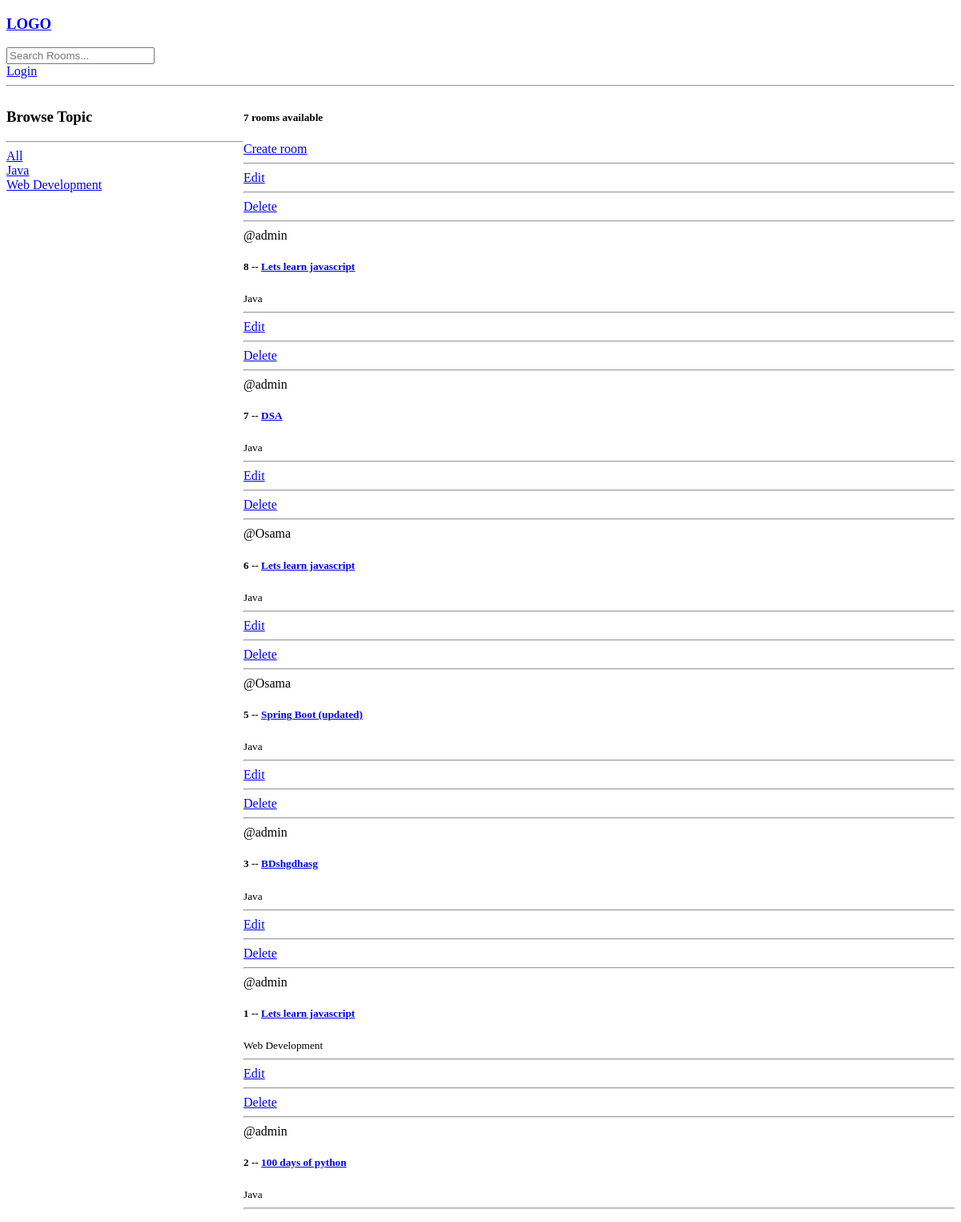
The page /?q=Java on the database as committed earlier.
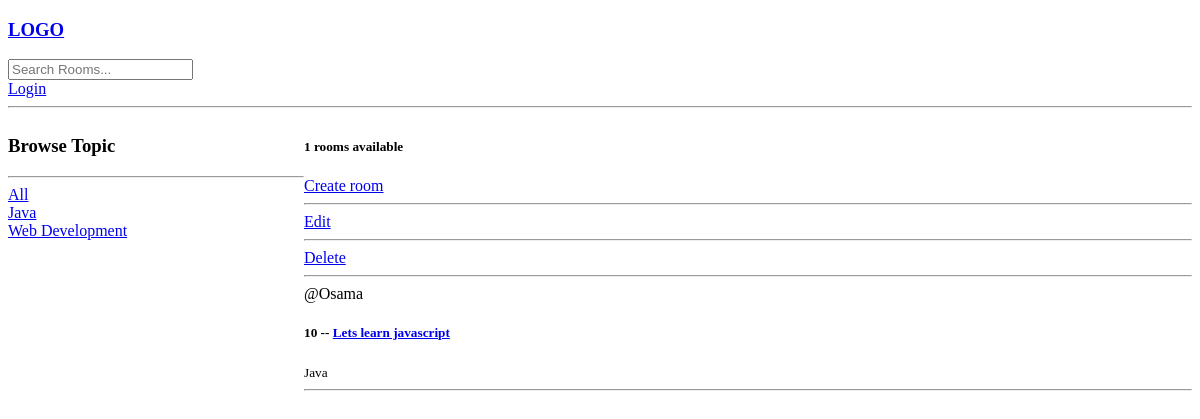
The same page on the database as committed later.
### base/models.py (models this page shows, shortened)
class Topic (models.Model):
        name = models.CharField(max_length=200)
        def __str__(self):
                return self.name

class Room(models.Model ):
        host = models.ForeignKey(User, on_delete=models.SET_NULL , null=True)
        topic = models.ForeignKey(Topic, on_delete=models.SET_NULL , null=True)
        name = models.CharField(max_length=200)
        description = models.TextField(null=True, blank=True)
        update=models.DateTimeField(auto_now=True)
        created = models.DateTimeField(auto_now_add=True)
        class Meta:
                ordering = ['-update', '-created']             # ordering in Descending Order

### base/views.py (the view)
# urls.py: path("",views.home, name="home"),
def home(request):
    q= request.GET.get('q') if request.GET.get('q') != None else ''
    rooms = Room.objects.filter(
        Q(topic__name__icontains=q) |
        Q(name__icontains=q) |
        Q(description__icontains=q)
        )
    topics = Topic.objects.all()
    room_count = rooms.count()
    context = {'rooms':rooms, 'topics':topics , 'room_count':room_count}
    return render(request , 'base/home.html', context )

### base/templates/base/home.html (shortened to what this page needs)
{% extends 'main.html' %}
{% block content %}
<div class="home-container">
    <div>
        <h3>Browse Topic</h3>
        <hr>
        <div>
            <a href="{% url 'home'%}">All</a>
        </div>
        {% for topic in topics %}
            <div>
                <a href="{% url 'home'%}?q={{topic.name}}">{{topic}}</a>
            </div>
        {% endfor %}
    </div>
    <div>
        <h5>{{room_count}} rooms available</h5>
        <a href="{% url 'create-room' %}">Create room</a> <br><hr>
        <div>
            {% for room in rooms %}
            {% if request.user != room.host %}
            <a href="{% url 'update-room' room.id %}">Edit</a> <br><hr>
            <a href="{% url 'delete-room' room.id %}">Delete</a>
            <br><hr>
            {% endif %}
            <span>@{{room.host.username}}</span>
            <h5>{{room.id}} -- <a href="/room/{{room.id}}">{{room.name}} </a> </h5>
            <small>{{room.topic.name}}</small>
            <br><hr>
            {% endfor %}
        </div>
    </div>
</div
{% endblock content %}

Rows that differ between the two databases and show on the page:
removed Room: shows "Edit", host.username "admin", id "8", name "Lets learn javascript", topic.name "Java"
removed Room: shows "Edit", host.username "admin", id "7", name "DSA", topic.name "Java"
removed Room: shows "Edit", host.username "Osama", id "6", name "Lets learn javascript", topic.name "Java"
removed Room: shows "Edit", host.username "Osama", id "5", name "Spring Boot (updated)", topic.name "Java"
removed Room: shows "Edit", host.username "admin", id "3", name "BDshgdhasg", topic.name "Java"
removed Room: shows "Edit", host.username "admin", id "1", name "Lets learn javascript", topic.name "Web Development"
removed Room: shows "Edit", host.username "admin", id "2", name "100 days of python", topic.name "Java"
added Room: shows "Edit", host.username "Osama", id "10", name "Lets learn javascript", topic.name "Java"
Other text that changed with them:
{{ room_count }}: "7" → "1"
